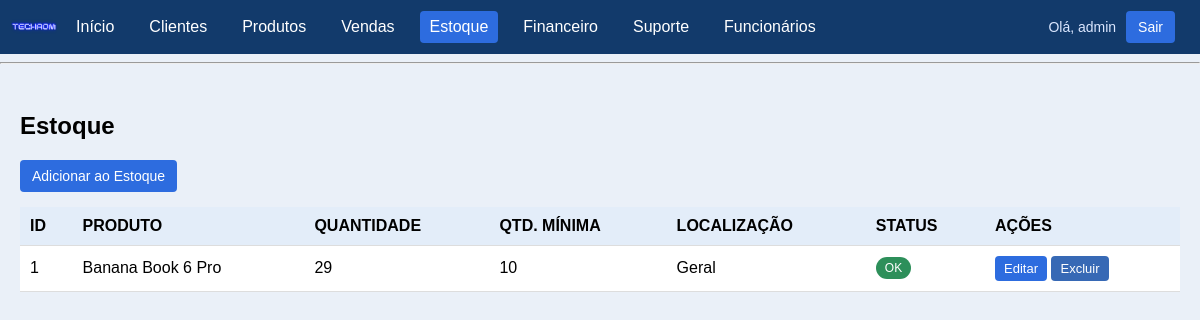
/stock (signed in), run on an earlier commit of the app's database.
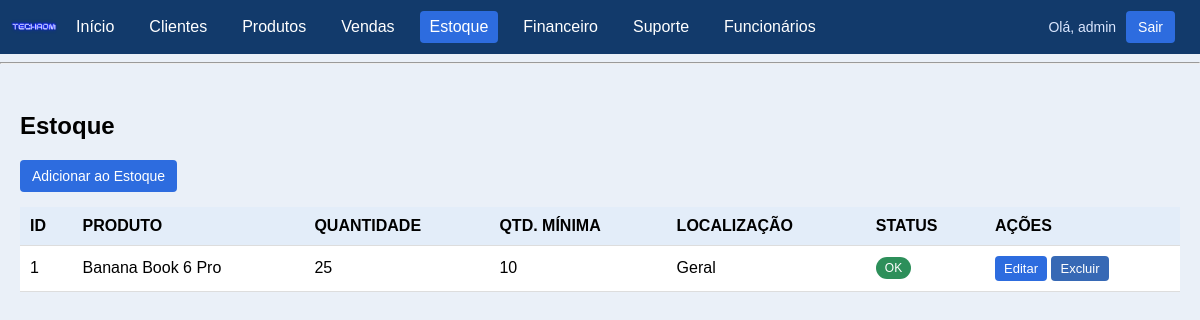
And on a later commit of the database.
### models.py (models this page shows, shortened)
class User(db.Model):
    id = db.Column(db.Integer, primary_key=True)
    username = db.Column(db.String(100), unique=True, nullable=False)
    password_hash = db.Column(db.String(200), nullable=False)
    failed_attempts = db.Column(db.Integer, default=0)
    locked_until = db.Column(db.DateTime, nullable=True)
    created_at = db.Column(db.DateTime, default=datetime.utcnow)

class StockItem(db.Model):
    id = db.Column(db.Integer, primary_key=True)
    product_id = db.Column(db.Integer, db.ForeignKey('product.id'), nullable=False)
    quantity = db.Column(db.Integer, nullable=False, default=0)
    min_quantity = db.Column(db.Integer, default=0)
    location = db.Column(db.String(100))
    updated_at = db.Column(db.DateTime, default=datetime.utcnow, onupdate=datetime.utcnow)
    product = db.relationship('Product', backref='stock_items')

class Product(db.Model):
    id = db.Column(db.Integer, primary_key=True)
    name = db.Column(db.String(150), nullable=False)
    description = db.Column(db.String(300))
    price = db.Column(db.Float, nullable=False)
    category = db.Column(db.String(100))
    sku = db.Column(db.String(50), unique=True)
    created_at = db.Column(db.DateTime, default=datetime.utcnow)

### app.py (the view)
@app.route("/stock")
@login_required
def stock():
    items = StockItem.query.all()
    return render_template("stock.html", items=items)

### app.py (called while the page is built)
def login_required(view):
    @wraps(view)
    def wrapped_view(*args, **kwargs):
        if g.user is None:
            return redirect(url_for("login"))
        return view(*args, **kwargs)
    return wrapped_view

@app.before_request
def load_logged_in_user():
    user_id = session.get("user_id")
    if user_id is None:
        g.user = None
    else:
        g.user = db.session.get(User, user_id)

### templates/stock.html (shortened to what this page needs)
{% extends "base.html" %}
{% block content %}
<h2>Estoque</h2>
<div class="top-bar">
    <a class="btn" href="/stock/new">Adicionar ao Estoque</a>
</div>
<table>
    <thead>
        <th>ID</th>
        <th>PRODUTO</th>
        <th>QUANTIDADE</th>
        <th>QTD. MÍNIMA</th>
        <th>LOCALIZAÇÃO</th>
        <th>STATUS</th>
        <th>AÇÕES</th>
    </thead>
    <tbody>
        {% for item in items %}
        <tr>
            <td>{{ item.id }}</td>
            <td>{{ item.product.name }}</td>
            <td>{{ item.quantity }}</td>
            <td>{{ item.min_quantity }}</td>
            <td>{{ item.location }}</td>
            <td>
                {% if item.quantity <= 0 %}
                    <span class="badge badge-danger">Esgotado</span>
                {% elif item.quantity < item.min_quantity %}
                    <span class="badge badge-warning">Estoque baixo</span>
                {% else %}
                    <span class="badge badge-ok">OK</span>
                {% endif %}
            </td>
            <td class="actions">
                <a class="btn btn-small" href="/stock/{{ item.id }}/edit">Editar</a>
                <form method="POST" action="/stock/{{ item.id }}/delete" class="inline-form">
                    <button class="btn btn-small btn-danger" type="submit" onclick="return confirm('Excluir registro de estoque?')">Excluir</button>
                </form>
            </td>
        </tr>
        {% else %}
        <tr>
            <td colspan="7" class="empty">Nenhum registro de estoque ainda.</td>
        </tr>
        {% endfor %}
    </tbody>
</table>
{% endblock %}

### templates/base.html (shortened to what this page needs)
<!DOCTYPE html>
<html lang="pt-BR">
<head>
    <link rel="stylesheet" href="{{ url_for('static', filename='css/style.css')}}">
</head>
<body>
    {% if g.user %}
    <nav>
        <a href="/" class="brand">
            <img src="{{ url_for('static', filename='img/logo.png') }}" alt="Logo" class="brand-logo">
        </a>
        <a href="/" class="{{ 'active' if request.path == '/' }}">Início</a>
        <a href="/clients" class="{{ 'active' if request.path.startswith('/clients') }}">Clientes</a>
        <a href="/products" class="{{ 'active' if request.path.startswith('/products') }}">Produtos</a>
        <a href="/sales" class="{{ 'active' if request.path.startswith('/sales') }}">Vendas</a>
        <a href="/stock" class="{{ 'active' if request.path.startswith('/stock') }}">Estoque</a>
        <a href="/finance" class="{{ 'active' if request.path.startswith('/finance') }}">Financeiro</a>
        <a href="/support" class="{{ 'active' if request.path.startswith('/support') }}">Suporte</a>
        <a href="/employees" class="{{ 'active' if request.path.startswith('/employees') }}">Funcionários</a>
        <span class="nav-user">Olá, {{ g.user.username }}</span>
        <a class="btn btn-logout" href="/logout">Sair</a>
    </nav>
    <hr>
    {% endif %}
    <div class="container">
        {% block content %}{% endblock %}
    </div>
</body>
</html>

### static/css/style.css (style rules this page uses)
body { font-family: Arial, sans-serif; margin: 0; background: #eaf0f8; }
nav { background: #123a6b; padding: 10px; display: flex; align-items: center; }
nav a { color: white; margin-right: 15px; text-decoration: none; padding: 7px 10px; border-radius: 4px; }
nav a.active { background: #2d6cdf; }
.brand { margin-right: 8px; padding: 0; line-height: 0; }
.brand-logo { height: 34px; width: auto; border-radius: 4px; }
.nav-user { color: #dbe7ff; margin-left: auto; margin-right: 10px; font-size: 14px; }
.btn-logout { background: #2d6cdf; padding: 6px 12px; }
.container { padding: 20px; max-width: 1200px; margin: 0 auto; }
table { width: 100%; border-collapse: collapse; background: white; }
th, td { padding: 10px; border-bottom: 1px solid #ddd; }
th { background: #e3edf9; text-align: left; }
.btn { padding: 8px 12px; background: #2d6cdf; color: white; text-decoration: none; border-radius: 4px; border: none; cursor: pointer; font-size: 14px; display: inline-block; }
.btn-small { padding: 5px 9px; font-size: 13px; }
.btn-danger { background: #3769b5; }
.top-bar { margin-bottom: 15px; }
.actions { white-space: nowrap; }
.inline-form { display: inline; }
.badge { padding: 4px 9px; border-radius: 12px; font-size: 12px; color: white; display: inline-block; }
.badge-ok { background: #2d8f5a; }

What changed in the data, as far as the page shows it:
changed StockItem "Geral": quantity "29" → "25"
